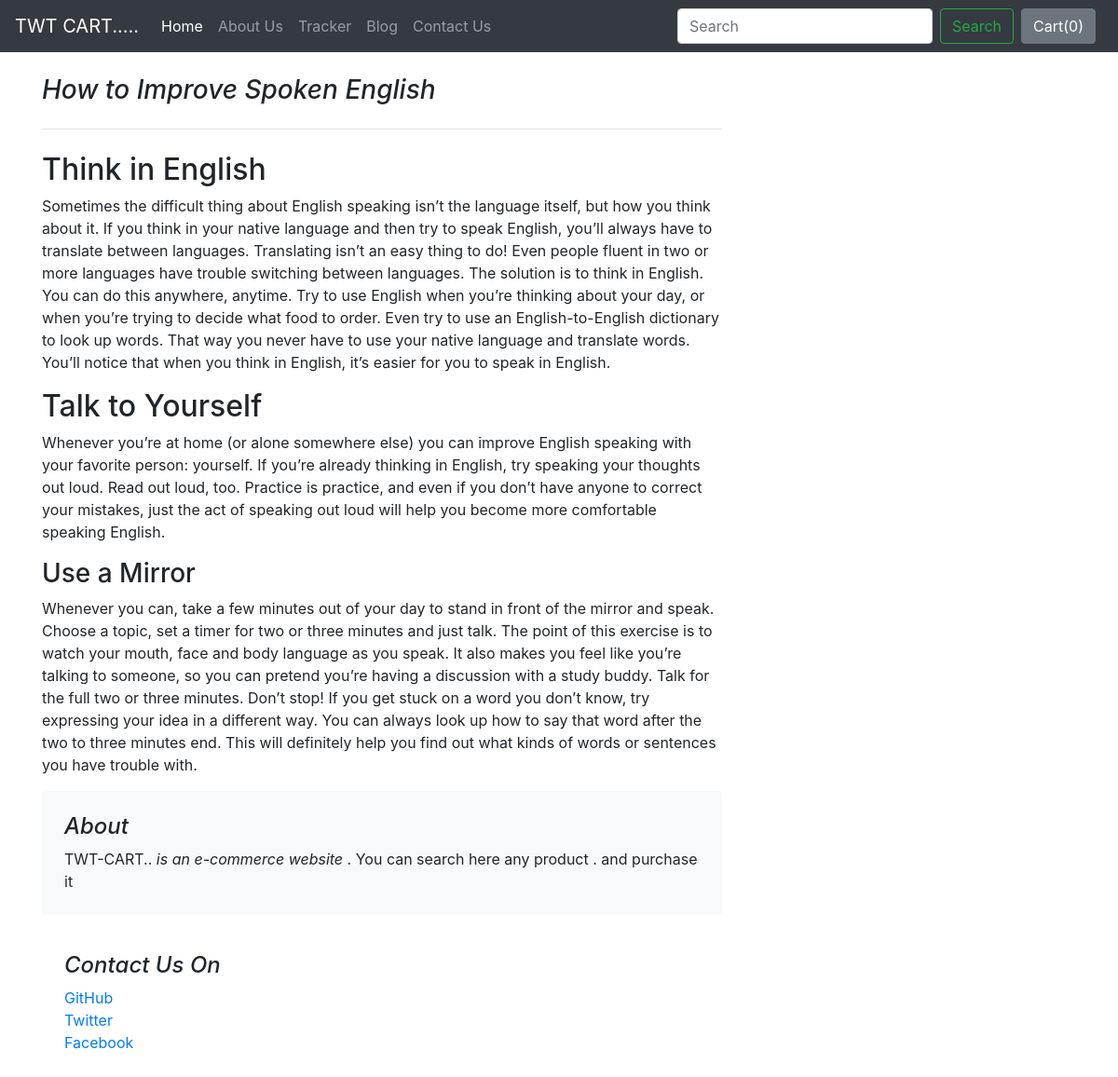
The app's page /blog/blogpost/2 with its own data.
### blog/models.py (models this page shows)
class Blogpost(models.Model):
    post_id=models.AutoField(primary_key=True)
    title=models.CharField(max_length=400,default="")
    head0=models.CharField(max_length=500,default="")
    chead0 = models.CharField(max_length=5000, default="")
    head1=models.CharField(max_length=500,default="")
    chead1 = models.CharField(max_length=5000, default="")
    head2=models.CharField(max_length=500,default="")
    chead2 = models.CharField(max_length=5000, default="")
    pubdate=models.DateField
    thumbnail=models.ImageField(upload_to='blog/images',default="")
    def __str__(self):
        return self.title

### blog/views.py (the view)
# urls.py: path('blogpost/<int:id>',views.blogpost,name='blogPost'),
def blogpost(request,id):
    post=Blogpost.objects.filter(post_id=id)[0]
    print(post)
    return render(request,'blog/blogpost.html',{'post':post})

### blog/templates/blog/blogpost.html (shortened to what this page needs)
{% extends 'blog/basic.html' %}
{% block body %}
<div class="container">
    <div class="row mt-4">
    <div class="col-md-8 blog-main">
      <h3 class="pb-4 mb-4 font-italic border-bottom">
        {{post.title}}
      </h3>
      <div class="blog-post">
        <h2 class="blog-post-title">{{post.head0}}</h2>
        <p>{{post.chead0}}</p>
        <h2>{{post.head1}}</h2>
         <p>{{post.chead1}}</p>
        <h3>{{post.head2}}</h3>
         <p>{{post.chead2}}</p>
          <div class="fb-comments" data-href="http://127.0.0.1:8000/blog/blogpost/{{post.post_id}}" data-numposts="2></div>
      </div>
    </div>
    <aside class="col-md-4 blog-sidebar">
      <div class="p-4 mb-3 bg-light rounded">
        <h4 class="font-italic">About</h4>
        <p class="mb-0">TWT-CART.. <em>is an e-commerce website</em> . You can search here any product . and purchase it</p>
      </div>
      <div class="p-4">
        <h4 class="font-italic">Contact Us On</h4>
        <ol class="list-unstyled">
          <li><a href="#">GitHub</a></li>
          <li><a href="#">Twitter</a></li>
          <li><a href="#">Facebook</a></li>
        </ol>
      </div>
  </div>
</div>
  {% endblock %}

### records on screen
Blogpost: title "How to Improve Spoken English", head0 "Think in English", chead0 "Sometimes the difficult thing about English speaking isn’t the language itself, but how you think about it. If you think in your native language and then try to speak English, you’ll always have to translate between languages. Translating isn’t an easy thing to do! Even people fluent in two or more languages have trouble switching between languages. The solution is to think in English. You can do this anywhere, anytime. Try to use English when you’re thinking about your day, or when you’re trying to decide what food to order. Even try to use an English-to-English dictionary to look up words. That way you never have to use your native language and translate words. You’ll notice that when you…", head1 "Talk to Yourself", chead1 "Whenever you’re at home (or alone somewhere else) you can improve English speaking with your favorite person: yourself. If you’re already thinking in English, try speaking your thoughts out loud. Read out loud, too. Practice is practice, and even if you don’t have anyone to correct your mistakes, just the act of speaking out loud will help you become more comfortable speaking English.", head2 "Use a Mirror", chead2 "Whenever you can, take a few minutes out of your day to stand in front of the mirror and speak. Choose a topic, set a timer for two or three minutes and just talk. The point of this exercise is to watch your mouth, face and body language as you speak. It also makes you feel like you’re talking to someone, so you can pretend you’re having a discussion with a study buddy. Talk for the full two or three minutes. Don’t stop! If you get stuck on a word you don’t know, try expressing your idea in a different way. You can always look up how to say that word after the two to three minutes end. This will definitely help you find out what kinds of words or sentences you have trouble with."
